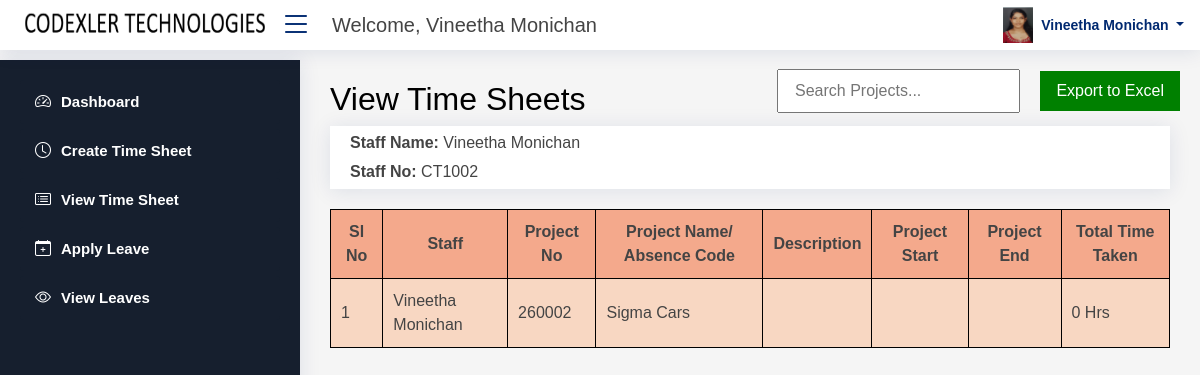
Screenshot of /all_view_timesheet (signed in) with the database file from the repository.
### codex_app/models.py (models this page shows, shortened)
class Registration(models.Model):
    Emp_Id = models.CharField(max_length=200, null=True, blank=True)
    First_name = models.CharField(max_length=200, null=True, blank=True)
    department = models.ForeignKey(
        Department,
        on_delete=models.SET_NULL,
        null=True,
        blank=True
    )
    designation = models.ForeignKey(
        Designation,
        on_delete=models.SET_NULL,
        null=True,
        blank=True
    )
    Email = models.EmailField(max_length=200, null=True, blank=True)
    Password = models.CharField(max_length=200, null=True, blank=True)
    Mobile_Number = models.CharField(max_length=200, null=True, blank=True)
    Registration_date = models.DateField(null=True, blank=True)
    Image = models.ImageField(upload_to='images/', null=True, blank=True)
    Gender = models.CharField(max_length=200, null=True, blank=True)
    Address = models.CharField(max_length=1000, null=True, blank=True)
    Location = models.CharField(max_length=1000, null=True, blank=True)
    User_role = models.CharField(max_length=200, null=True, blank=True)
    user = models.OneToOneField(
        User,
        on_delete=models.CASCADE,
        null=True,
        blank=True
    )
    def __str__(self):
        return self.First_name or "Employee"

class Create_Timesheet_Line(models.Model):
    timesheet = models.ForeignKey(
        Create_Timesheet,
        on_delete=models.CASCADE,
        related_name="timesheet_lines",
        null=True,
        blank=True
    )
    staff_list = models.ForeignKey(
        Registration,
        on_delete=models.CASCADE,
        related_name="timesheet_lines",
        null=True,
        blank=True
    )
    project_name = models.CharField(max_length=200, null=True, blank=True)
    project_no = models.CharField(max_length=200, null=True, blank=True)
    remarks = models.CharField(max_length=200, null=True, blank=True)
    date = models.DateField(null=True, blank=True)
    total_hours_taken = models.IntegerField(default=0, null=True, blank=True)
    duration_hours = models.IntegerField(default=0, null=True, blank=True)
    duration_minutes = models.IntegerField(default=0, null=True, blank=True)
    STATUS_CHOICES = (
        ('Pending', 'Pending'),
        ('Ongoing', 'Ongoing'),
        ('Completed', 'Completed'),
    )
    status = models.CharField(
        max_length=20,
        choices=STATUS_CHOICES,
        default='Pending'
    )

### codex_app/views.py (the view)
# urls.py: path('all_view_timesheet', views.all_view_timesheet, name='all_view_timesheet'),
def all_view_timesheet(request):
    bok = Registration.objects.get(id=request.session['logg'])
    timesheets = Create_Timesheet_Line.objects.filter(staff_list_id=bok.id)
    if timesheets.exists():  # Ensure there's at least one timesheet
        timesheet = timesheets.first()  # Get the first timesheet line
        t = Create_Timesheet.objects.filter(id=timesheet.timesheet_id)
    else:
        t = Create_Timesheet.objects.none()  # Return an empty queryset if no timesheets exist
    return render(request, 'all_view_timesheet.html', {
        't': t,
        'bok': bok,
        'timesheets':timesheets
    })

### templates/all_view_timesheet.html (shortened to what this page needs)
{% load static %}
<!DOCTYPE html>
<html lang="en">
<head>
  <link rel="stylesheet" href="https://pro.fontawesome.com/releases/v5.10.0/css/all.css">
  <link rel="stylesheet" href="https://cdn.jsdelivr.net/npm/bootstrap@5.3.0/dist/css/bootstrap.min.css">
  <link rel="stylesheet" href="static/assets/vendor/bootstrap-icons/bootstrap-icons.css">
  <link rel="stylesheet" href="static/assets/vendor/boxicons/css/boxicons.min.css">
  <link rel="stylesheet" href="static/assets/vendor/quill/quill.snow.css">
  <link rel="stylesheet" href="static/assets/vendor/remixicon/remixicon.css">
  <link rel="stylesheet" href="static/assets/vendor/simple-datatables/style.css">
  <link rel="stylesheet" href="static/assets/css/style.css">
</head>
<body>
  <header id="header" class="header fixed-top d-flex align-items-center">
    <div class="d-flex align-items-center justify-content-between">
      <a href=""><img src="static/logo.png" width="250" height="50" alt=""></a>
      <i class="bi bi-list toggle-sidebar-btn"></i>
    </div>
    <div class="search-bar">
      <p style="font-size:20px;">Welcome, {{ bok.First_name }}</p>
    </div>
    <nav class="header-nav ms-auto">
      <ul class="d-flex align-items-center">
        <li class="nav-item dropdown pe-3">
          <a class="nav-link nav-profile d-flex align-items-center pe-0" href="#" id="profileDropdown" data-bs-toggle="dropdown">
            <img src="/media/{{ bok.Image }}" alt="" width="30">
            <span class="d-none d-md-block dropdown-toggle ps-2">{{ bok.First_name }}</span>
          </a>
        </li>
      </ul>
    </nav>
  </header>
  <aside id="sidebar" class="sidebar" style="background-color: #161f2e;">
    <ul class="sidebar-nav" id="sidebar-nav">
      <li class="nav-item">
        <a class="nav-link {% if request.resolver_match.url_name == 'employee_home' %}active{% endif %}" href="{% url 'employee_home' %}" style="background-color: #161f2e; color: white;">
          <i class="bi bi-speedometer2" style="color: white;"></i> Dashboard
        </a>
      </li>
      <li class="nav-item">
        <a class="nav-link {% if request.resolver_match.url_name == 'create_timesheet_staff' %}active{% endif %}" href="{% url 'create_timesheet_staff' %}" style="background-color: #161f2e; color: white;">
          <i class="bi bi-clock" style="color: white;"></i> Create Time Sheet
        </a>
      </li>
      <li class="nav-item">
        <a class="nav-link {% if request.resolver_match.url_name == 'view_timesheets_staff' %}active{% endif %}" href="{% url 'view_timesheets_staff' %}" style="background-color: #161f2e; color: white;">
          <i class="bi bi-card-list" style="color: white;"></i> View Time Sheet
        </a>
      </li>
      <li class="nav-item">
        <a class="nav-link {% if request.resolver_match.url_name == 'apply_leave_staff' %}active{% endif %}" href="{% url 'apply_leave_staff' %}" style="background-color: #161f2e; color: white;">
          <i class="bi bi-calendar-plus" style="color: white;"></i> Apply Leave
        </a>
      </li>
      <li class="nav-item">
        <a class="nav-link {% if request.resolver_match.url_name == 'view_leaves_staff' %}active{% endif %}" href="{% url 'view_leaves_staff' %}" style="background-color: #161f2e; color: white;">
          <i class="bi bi-eye" style="color: white;"></i> View Leaves
        </a>
      </li>
    </ul>
  </aside>
  <main id="main" class="main">
      <h2 style="color:black; font-family: Arial, sans-serif;">View Time Sheets
      </h2>
      <div class="d-flex justify-content-between align-items-center" >
        <input type="text" id="searchInput"style="position: absolute; margin-top: -70px; right: 180px; padding: 8px 16px;" placeholder="Search Projects..." onkeyup="filterTable()">
<button onclick="exportToExcel()" style="position: absolute; margin-top: -70px; right: 20px; padding: 8px 16px; background-color: green; color: white; border: none; cursor: pointer;">
    Export to Excel
</button></div>
      <div class="header" style="display: flex; flex-wrap: wrap; gap: 10px;">
        <div style="flex: 1; min-width: 250px;">
          <p><strong>Staff Name:</strong> {{ bok.First_name }}</p>
          <p><strong>Staff No:</strong> {{  bok.Emp_Id }}</p>
        </div>
        <div style="flex: 1; min-width: 250px;">
        </div>
      </div>
      <table class="table-container"  id="projectTable" >
        <thead>
            <tr>
                <th>Sl No</th>
                <th>Staff</th>
                <th>Project No</th>
                <th>Project Name/ Absence Code</th>
                <th>Description</th>
                <th>Project Start</th>
                <th>Project End</th>
                <th>Total Time Taken </th>
            </tr>
        </thead>
        <tbody>
            {% for timesheet in timesheets %}
            <tr>
                <td>{{ forloop.counter }}</td>
                <td>{{ timesheet.staff_list }}</td>
                <td>{{ timesheet.project_no }}</td>
                <td>{{ timesheet.project_name }}</td>
                <td>{{ timesheet.remarks }}</td>
                <td>{{ timesheet.start_datetime }}</td>
                <td>{{ timesheet.end_datetime }}</td>
                <td>{{ timesheet.duration_hours }} Hrs</td>
            </tr>
            {% endfor %}
        </tbody>
    </table>
  </main>
</body>
</html>
</body>
</html>

### static/assets/css/style.css (style rules this page uses)
:root { scroll-behavior: smooth; }
body { font-family: "Open Sans", sans-serif; background: #f6f9ff; color: #444444; }
a { color: #4154f1; text-decoration: none; }
h1, h2, h3, h4, h5, h6 { font-family: "Nunito", sans-serif; }
#main { margin-top: 60px; padding: 20px 30px; transition: all 0.3s; }
.header { transition: all 0.5s; z-index: 997; height: 60px; box-shadow: 0px 2px 20px rgba(1, 41, 112, 0.1); background-color: #fff; padding-left: 20px; }
.header .toggle-sidebar-btn { font-size: 32px; padding-left: 10px; cursor: pointer; color: #012970; }
.header .search-bar { min-width: 360px; padding: 0 20px; }
.header-nav ul { list-style: none; }
.header-nav>ul { margin: 0; padding: 0; }
.header-nav .nav-profile { color: #012970; }
.header-nav .nav-profile img { max-height: 36px; }
.header-nav .nav-profile span { font-size: 14px; font-weight: 600; }
.sidebar { position: fixed; top: 60px; left: 0; bottom: 0; width: 300px; z-index: 996; transition: all 0.3s; padding: 20px; overflow-y: auto; scrollbar-width: thin; scrollbar-color: #aab7cf transparent; box-shadow: 0px 0px 20px rgba(1, 41, 112, 0.1); background-color: #fff; }
@media (min-width: 1200px) { #main, #footer { margin-left: 300px; } }
.sidebar-nav { padding: 0; margin: 0; list-style: none; }
.sidebar-nav li { padding: 0; margin: 0; list-style: none; }
.sidebar-nav .nav-item { margin-bottom: 5px; }
.sidebar-nav .nav-link { display: flex; align-items: center; font-size: 15px; font-weight: 600; color: #4154f1; transition: 0.3; background: #f6f9ff; padding: 10px 15px; border-radius: 4px; }
.sidebar-nav .nav-link i { font-size: 16px; margin-right: 10px; color: #4154f1; }

### templates/all_view_timesheet.html (style rules this page uses)
body { font-family: Arial, sans-serif; background-color: #f5f5f5; }
.header { margin-bottom: 20px; height:auto; }
.header p { margin: 5px 0; font-size: 16px; }
.table-container { width: 100%; border-collapse: collapse; }
.table-container th, .table-container td { border: 1px solid #000; padding: 10px; text-align: left; }
.table-container th { background-color: #f4a98c; font-weight: bold; text-align: center; }
.table-container td { background-color: #f8d7c2; }

### rows the page displays
Registration: First_name "Vineetha Monichan", Image (picture), Emp_Id "CT1002"
Create_Timesheet_Line: staff_list "Vineetha Monichan", project_no "260002", project_name "Sigma Cars", duration_hours "0"
